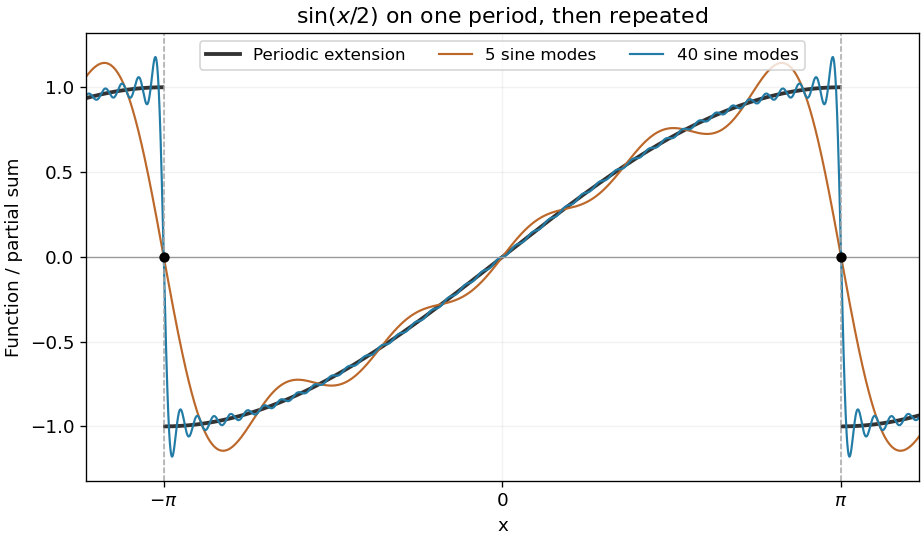

Python code for this plot:
"""Illustrate a noninteger sine's periodic extension and Fourier partial sums."""
from pathlib import Path
import matplotlib
matplotlib.use('Agg')
import matplotlib.pyplot as plt
import numpy as np

def main():
    plt.rcParams.update({'font.size':11, 'figure.facecolor':'white', 'axes.facecolor':'white'})
    a=0.5
    x=np.linspace(-1.23*np.pi,1.23*np.pi,3500)
    wrapped=(x+np.pi)%(2*np.pi)-np.pi
    target=np.sin(a*wrapped)
    target[np.abs(np.abs(x)-np.pi)<0.012]=np.nan
    fig,ax=plt.subplots(figsize=(7.7,4.5),dpi=120,layout='constrained')
    ax.plot(x,target,color='#333333',lw=2.3,label='Periodic extension')
    for number,color in [(5,'#bc682a'),(40,'#227ca6')]:
        n=np.arange(1,number+1)[:,None]
        bn=2*(-1.0)**(n+1)*n*np.sin(np.pi*a)/(np.pi*(n*n-a*a))
        partial=np.sum(bn*np.sin(n*x),axis=0)
        ax.plot(x,partial,color=color,lw=1.3,label=f'{number} sine modes')
    for boundary in [-np.pi,np.pi]:
        ax.axvline(boundary,color='0.65',ls='--',lw=.9)
        ax.scatter([boundary],[0],color='black',s=27,zorder=6)
    ax.axhline(0,color='0.6',lw=.8)
    ax.set(xticks=[-np.pi,0,np.pi],xticklabels=[r'$-\pi$','0',r'$\pi$'],xlabel='x',ylabel='Function / partial sum',ylim=(-1.32,1.32),xlim=(x[0],x[-1]),title=r'$\sin(x/2)$ on one period, then repeated')
    ax.legend(loc='upper center',fontsize=10,ncol=3)
    ax.grid(alpha=.16)
    fig.savefig(Path(__file__).with_suffix('.png').name,facecolor='white',transparent=False)
    plt.close(fig)

if __name__=='__main__':main()
